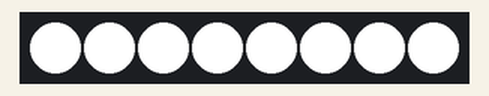
Recording of a sketch running on a simulated Arduino Uno, built with avr-gcc and run on an emulated ATmega328P. Parts: 8 RGB LEDs in strip order, left to right.

Above: at 0.1 s.
At 0.6 s:
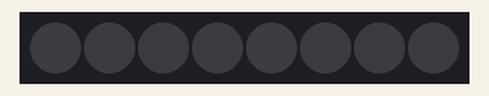
Timing chart, 0 to 130.0 s (numbered marks = the images above):
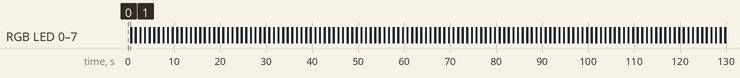

The sketch:

Prog_LED.ino
```cpp
#include <Adafruit_NeoPixel.h>

#define PIN 3
#define NUMLED 8

Adafruit_NeoPixel pixels(NUMLED, PIN, NEO_GRB + NEO_KHZ800);

#define DELAYBLINK 500  // tempo do LED aceso e apagado

void setup()
{
  pixels.begin();
  pixels.clear();
  pixels.show();
}

void loop()
{
  // Pisca os LEDs 5 vezes
  for (int j = 0; j < 5; j++)
  {
    // Acende todos os LEDs em branco
    for (int i = 0; i < NUMLED; i++)
    {
      pixels.setPixelColor(i, pixels.Color(255, 255, 255)); // branco
    }
    pixels.show();
    delay(DELAYBLINK);

    // Apaga todos os LEDs
    pixels.clear();
    pixels.show();
    delay(DELAYBLINK);
  }

  // Garante que os LEDs fiquem desligados após os 5 piscos
  pixels.clear();
  pixels.show();

}
```

Measured:
- by itself, RGB LED 0–7: alternates RGB(255, 255, 255) for 0.50 s and off for 0.50 s
